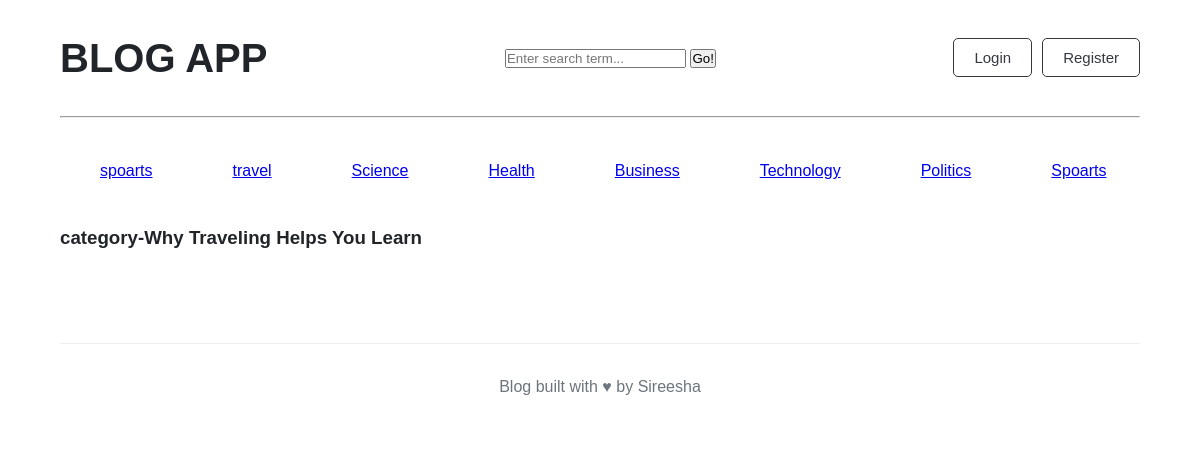
The page /category/5/ on the database its author committed.
### blogs/models.py (models this page shows)
class category(models.Model):
    category_name = models.CharField(max_length = 40,unique = True)
    created_at = models.DateTimeField(auto_now_add=True)
    updated_at = models.DateTimeField(auto_now = True)
    class Meta:
        verbose_name_plural='categories'
    def __str__(self):
        return self.category_name

class Blog(models.Model):
    title = models.CharField(max_length=100)
    slug = models.SlugField(max_length=150, unique=True, blank=True)
    category = models.ForeignKey(category, on_delete=models.CASCADE)
    author = models.ForeignKey(User, on_delete=models.CASCADE)
    featured_image = models.ImageField(upload_to='uploads/%Y/%m/%d')
    short_description = models.TextField(max_length=500)
    blog_body = models.TextField(max_length=2000)
    status = models.CharField(max_length=20, choices=STATUS_CHOICES, default="Draft")
    is_featured = models.BooleanField(default=False)
    created_at = models.DateTimeField(auto_now_add=True)
    updated_at = models.DateTimeField(auto_now=True)
    def __str__(self):
        return self.title

### blogs/views.py (the view)
# urls.py: path('<int:category_id>/',views.category_pages,name ='category_pages')
def category_pages(req,category_id):
  try:
      context = Blog.objects.filter(category = category_id)
      print(context)
      category_ids = Blog.objects.get(pk=category_id)
      return render(req,'category_pages.html',{'context':context,'category_ids':category_ids})
  except:
      return render(req,'category_pages.html')

### blogs/context_processors.py (called while the page is built)
def get_categories(request):
    categories = category.objects.all()
    return dict(categories=categories)

def searching(request):
    keyword = request.GET.get('keyword')
    print(keyword)
    return dict(keyword = keyword)

### blogs/Templates/category_pages.html (shortened to what this page needs)
{% extends 'base.html' %}
{% block content %}
<h3>category-{{category_ids}}</h3>
<div class="featured_container">
    </div>
{% endblock %}

### blogs/Templates/base.html (shortened to what this page needs)
{% load static %}
<!DOCTYPE html>
<html lang="en">
<head>
<link rel="stylesheet" href="{% static 'css/blog.css' %}">
</head>
<body>
<main class="container">
    <div class="nav">
       <h2>BLOG APP</h2>
            <div class="card mb-4">
                <div class="card-body">
                    <form method="GET" action="{% url 'search'%}">
                        <div class="input-group">
                            <input class="form-control" type="text" value="{{keyword|default:''}}" name="keyword" placeholder="Enter search term...">
                            <button class="btn btn-primary"type="submit">
                                Go!
                            </button>
                        </div>
                    </form>
                </div>
            </div>
        <div class="buttons">
        <button>Login</button>
        <button>Register</button>
    </div>
</div>
<hr>
<div class="topics">
            {% for topic in  categories %}
               <a href="{% url 'category_pages' topic.id%}" style="margin:40px">{{topic.category_name}}</a>
            {% endfor %}
</div>
 {% block content %}
 {% endblock %}
<footer>
    <p>
        Blog built with ♥ by Sireesha
    </p>
</footer>
</body>
</html>

### blogs/static/css/blog.css (style rules this page uses)
* { box-sizing: border-box; margin: 0; padding: 0; }
body { font-family: Arial, Helvetica, sans-serif; background-color: #ffffff; color: #212529; line-height: 1.6; }
.nav { display: flex; align-items: center; justify-content: space-between; padding: 25px 0; }
.nav h2 { font-size: 40px; font-weight: bold; }
.buttons { display: flex; gap: 10px; }
.buttons button { padding: 10px 20px; border: 1px solid #343a40; border-radius: 5px; background-color: white; color: #343a40; font-size: 15px; cursor: pointer; }
.topics { display:flex }
.container { width: 90%; max-width: 1140px; margin: 0 auto; }
.featured_container { display:flex; align-items:space-between; }
.card-body { padding: 20px 10px; }
footer { margin-top: 60px; padding: 30px; border-top: 1px solid #eeeeee; text-align: center; color: #6c757d; }
* { box-sizing: border-box; }

### rows shown on the page
category: category_name "spoarts"
category: category_name "travel"
category: category_name "Science"
category: category_name "Health"
category: category_name "Business"
category: category_name "Technology"
category: category_name "Politics"
category: category_name "Spoarts"
Blog: title "Why Traveling Helps You Learn"
